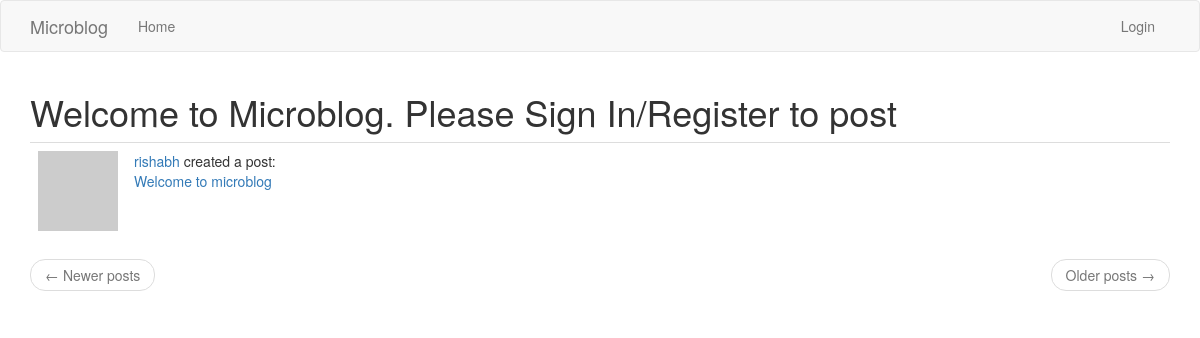
Before: /explore with the older database file.
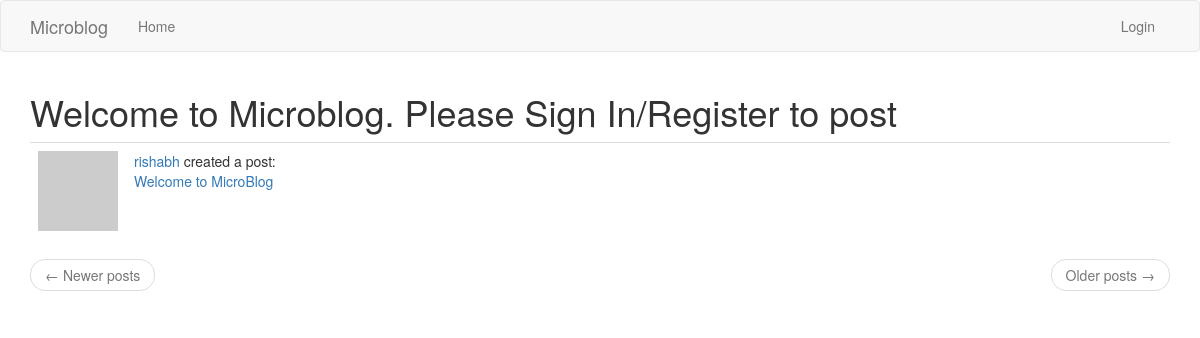
After: the same page with the newer database file.
### app/models.py (models this page shows, shortened)
class Post(db.Model):
    id = db.Column(db.Integer, primary_key=True)
    title=db.Column(db.String(50))
    body = db.Column(db.String(140))
    comments=db.relationship('Comment',backref='commenter',lazy='dynamic')
    timestamp = db.Column(db.DateTime, index=True, default=datetime.utcnow)
    user_id = db.Column(db.Integer, db.ForeignKey('user.id'))

class User(UserMixin,db.Model):
    id = db.Column(db.Integer, primary_key=True)
    username = db.Column(db.String(64), index=True, unique=True)
    email = db.Column(db.String(120), index=True, unique=True)
    password_hash = db.Column(db.String(128))
    posts = db.relationship('Post', backref='author', lazy='dynamic')
    about_me = db.Column(db.String(140))
    last_seen = db.Column(db.DateTime, default=datetime.utcnow)
    followed = db.relationship(
        'User', secondary=followers,
        primaryjoin=(followers.c.follower_id == id),
        secondaryjoin=(followers.c.followed_id == id),
        backref=db.backref('followers', lazy='dynamic'), lazy='dynamic')
    def avatar(self, size):
        digest = md5(self.email.lower().encode('utf-8')).hexdigest()
        return 'https://www.gravatar.com/avatar/{}?d=identicon&s={}'.format(
            digest, size)

### app/routes.py (the view)
@app.route('/explore')
def explore():
    page = request.args.get('page', 1, type=int)
    posts = Post.query.order_by(Post.timestamp.desc()).paginate(
        page, app.config['POSTS_PER_PAGE'], False)
    next_url = url_for('explore', page=posts.next_num) \
        if posts.has_next else None
    prev_url = url_for('explore', page=posts.prev_num) \
        if posts.has_prev else None
    return render_template("index.html", title='Explore', posts=posts.items,
                          next_url=next_url, prev_url=prev_url)

### app/routes.py (called while the page is built)
@app.before_request
def before_request():
    if current_user.is_authenticated:
        current_user.last_seen = datetime.utcnow()
        db.session.commit()

### app/templates/index.html (shortened to what this page needs)
{% extends "base.html" %}
{% import 'bootstrap/wtf.html' as wtf %}
{% block app_content %}
    {% if current_user.is_anonymous%}
    <h1>Welcome to Microblog. Please Sign In/Register to post</h1>
    {%else%}
    <h1>Hi, {{ current_user.username }}!</h1>
    {%endif%}
    {% for post in posts %}
        {% include '_post.html' %}
    {% endfor %}
    <nav aria-label="...">
        <ul class="pager">
            <li class="previous{% if not prev_url %} disabled{% endif %}">
                <a href="{{ prev_url or '#' }}">
                    <span aria-hidden="true">&larr;</span> Newer posts
                </a>
            </li>
            <li class="next{% if not next_url %} disabled{% endif %}">
                <a href="{{ next_url or '#' }}">
                    Older posts <span aria-hidden="true">&rarr;</span>
                </a>
            </li>
        </ul>
    </nav>
{% endblock %}

### app/templates/_post.html
   <table class="table table-hover">
        <tr>
            <td width="70px">
                <a href="{{ url_for('user', username=post.author.username) }}">
                    <img src="{{ post.author.avatar(70) }}" />
                </a>
            </td>
            <td>
                <a href="{{ url_for('user', username=post.author.username) }}">
                    {{ post.author.username }}
                </a>
                created a post:
                <br>
                <a href="{{url_for('post',postname=post.title)}}">
                {{ post.title }}
            </a>
            </td>
        </tr>
    </table>

Changed rows visible on the page:
changed Post "rishabh": title "Welcome to microblog" → "Welcome to MicroBlog"
